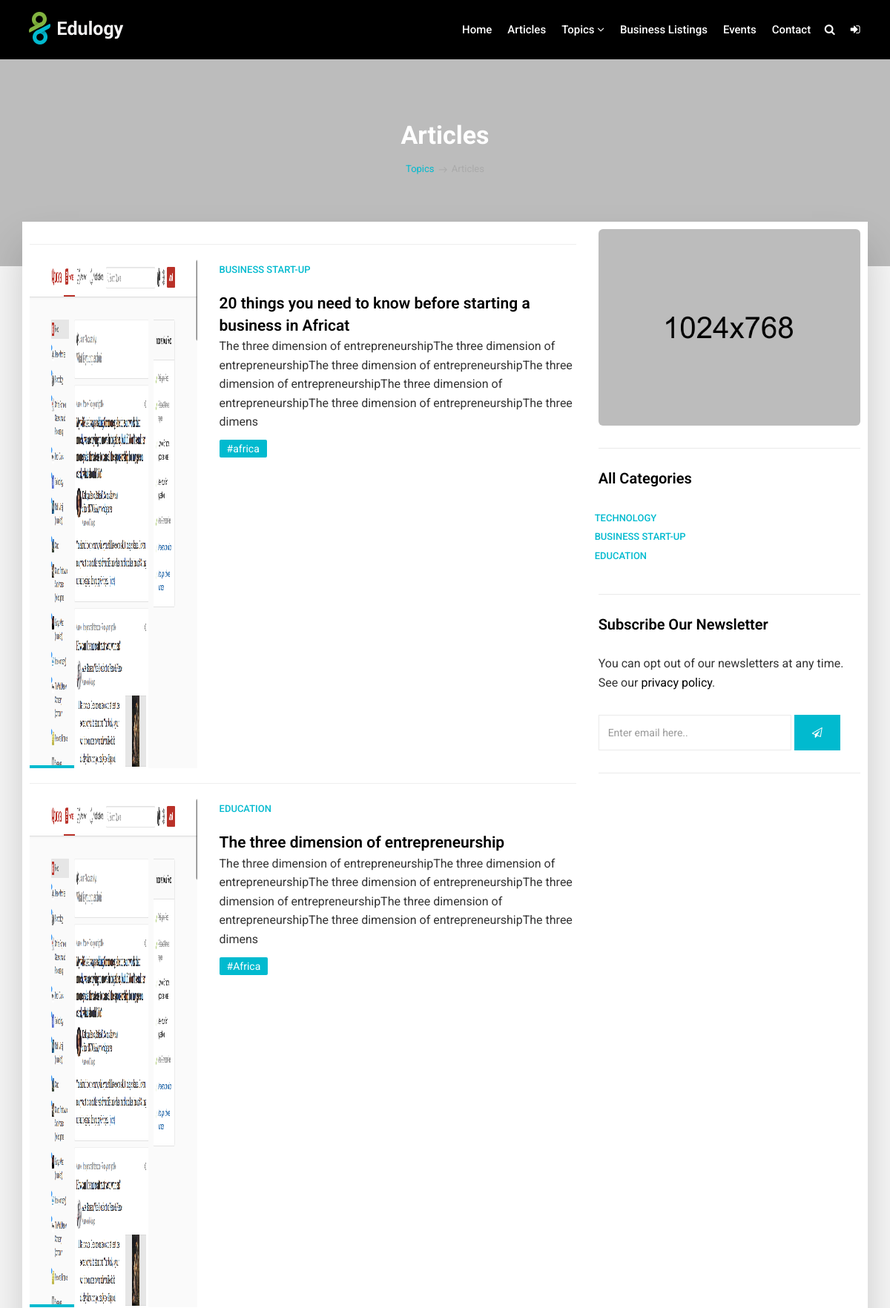
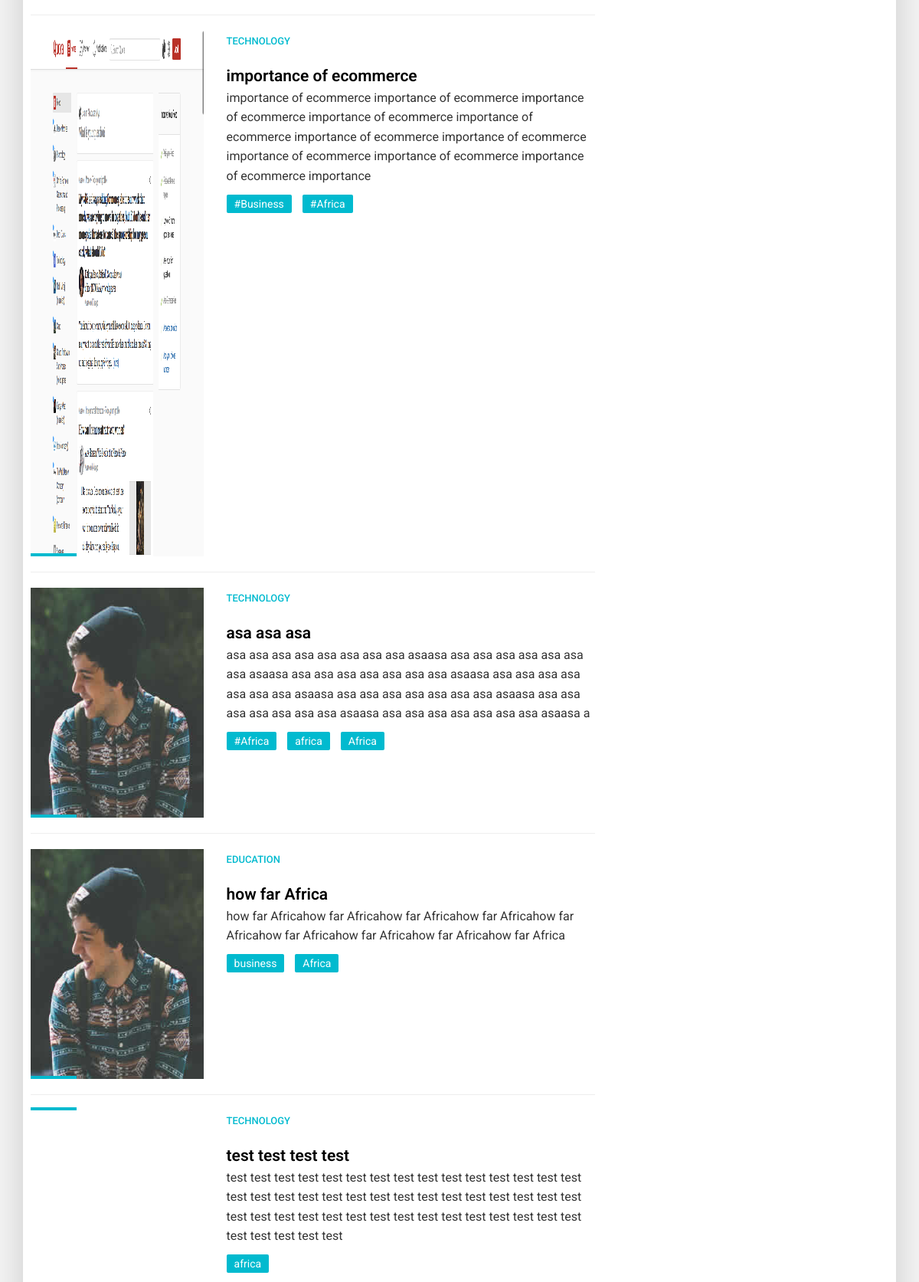
The app's page /articles/ (upper part) with its own data (2 pictures, top to bottom).
### Article/models.py (models this page shows, shortened)
class Article(models.Model):
    popular = models.CharField(max_length=50, blank=True, choices=(('true','True'),('false','False')))
    category = models.ForeignKey(Category,on_delete=models.CASCADE, default=1,)
    preview_image = models.ImageField(upload_to='upload/',blank=True)
    tags = TaggableManager()
    title = models.CharField(max_length=100)
    slug = models.SlugField(max_length=250, unique=True)
    summary = models.TextField(max_length=250, blank=True)
    title_body1 = models.TextField(max_length=1000, blank=True)
    title_body2 = models.TextField(max_length=1000, blank=True)
    title_body3 = models.TextField(max_length=1000, blank=True)
    sub1 = models.CharField(max_length=200, blank=True)
    sub1_child1 = models.CharField(max_length=500, blank=True)
    sub1_child1_body = models.TextField(max_length=1000, blank=True)
    sub1_child1_image = models.ImageField(upload_to='upload',blank=True)
    sub1_child2 = models.CharField(max_length=500, blank=True)
    sub1_child2_body = models.TextField(max_length=1000, blank=True)
    sub1_child2_image = models.ImageField(upload_to='upload', blank=True)
    sub1_child3 = models.CharField(max_length=500, blank=True)
    sub1_child3_body = models.TextField(max_length=1000, blank=True)
    sub1_child3_image = models.ImageField(upload_to='upload', blank=True)
    sub1_child4 = models.CharField(max_length=500, blank=True)
    sub1_child4_body = models.TextField(max_length=1000, blank=True)
    sub1_child4_image = models.ImageField(upload_to='upload', blank=True)
    sub1_child5 = models.CharField(max_length=500, blank=True)
    sub1_child5_body = models.TextField(max_length=1000, blank=True)
    sub1_child5_image = models.ImageField(upload_to='upload', blank=True)
    blockquote1 = models.TextField(max_length=500, blank=True)
    sub2 = models.CharField(max_length=200, blank=True)
    sub2_child1 = models.CharField(max_length=500, blank=True)
    sub2_child1_body = models.TextField(max_length=1000, blank=True)
    sub2_child1_image = models.ImageField(upload_to='upload', blank=True)
    sub2_child2 = models.CharField(max_length=500, blank=True)
    sub2_child2_body = models.TextField(max_length=1000, blank=True)
    sub2_child2_image = models.ImageField(upload_to='upload', blank=True)
    sub2_child3 = models.CharField(max_length=500, blank=True)
    sub2_child3_body = models.TextField(max_length=1000, blank=True)
    sub2_child3_image = models.ImageField(upload_to='upload', blank=True)
    sub2_child4 = models.CharField(max_length=500, blank=True)
    sub2_child4_body = models.TextField(max_length=1000, blank=True)
    sub2_child4_image = models.ImageField(upload_to='upload', blank=True)
    sub2_child5 = models.CharField(max_length=500, blank=True)
    sub2_child5_body = models.TextField(max_length=1000, blank=True)
    sub2_child5_image = models.ImageField(upload_to='upload', blank=True)
    blockquote2 = models.TextField(max_length=500, blank=True)
    sub3 = models.CharField(max_length=200, blank=True)
    sub3_child1 = models.CharField(max_length=500, blank=True)
    sub3_child1_body = models.TextField(max_length=1000, blank=True)
    sub3_child1_image = models.ImageField(upload_to='upload', blank=True)
    sub3_child2 = models.CharField(max_length=500, blank=True)
    sub3_child2_body = models.TextField(max_length=1000, blank=True)
    sub3_child2_image = models.ImageField(upload_to='upload', blank=True)
    sub3_child3 = models.CharField(max_length=500, blank=True)
    sub3_child3_body = models.TextField(max_length=1000, blank=True)
    sub3_child3_image = models.ImageField(upload_to='upload', blank=True)
    sub3_child4 = models.CharField(max_length=500, blank=True)
    sub3_child4_body = models.TextField(max_length=1000, blank=True)
    sub3_child4_image = models.ImageField(upload_to='upload', blank=True)
    sub3_child5 = models.CharField(max_length=500, blank=True)
    sub3_child5_body = models.TextField(max_length=1000, blank=True)
    sub3_child5_image = models.ImageField(upload_to='upload', blank=True)
    blockquote3 = models.TextField(max_length=500, blank=True)
    sub4 = models.CharField(max_length=200, blank=True)
    sub4_child1 = models.CharField(max_length=500, blank=True)
    sub4_child1_body = models.TextField(max_length=1000, blank=True)
    sub4_child1_image = models.ImageField(upload_to='upload', blank=True)
    sub4_child2 = models.CharField(max_length=500, blank=True)
    sub4_child2_body = models.TextField(max_length=1000, blank=True)
    sub4_child2_image = models.ImageField(upload_to='upload', blank=True)
    sub4_child3 = models.CharField(max_length=500, blank=True)
    sub4_child3_body = models.TextField(max_length=1000, blank=True)
    sub4_child3_image = models.ImageField(upload_to='upload', blank=True)
    sub4_child4 = models.CharField(max_length=500, blank=True)
    sub4_child4_body = models.TextField(max_length=1000, blank=True)
    sub4_child4_image = models.ImageField(upload_to='upload', blank=True)
    sub4_child5 = models.CharField(max_length=500, blank=True)
    sub4_child5_body = models.TextField(max_length=1000, blank=True)
    sub4_child5_image = models.ImageField(upload_to='upload', blank=True)
    blockquote4 = models.TextField(max_length=500, blank=True)
    sub5 = models.CharField(max_length=200, blank=True)
    sub5_child1 = models.CharField(max_length=500, blank=True)
    sub5_child1_body = models.TextField(max_length=1000, blank=True)
    sub5_child1_image = models.ImageField(upload_to='upload', blank=True)
    sub5_child2 = models.CharField(max_length=500, blank=True)
    sub5_child2_body = models.TextField(max_length=1000, blank=True)
    sub5_child2_image = models.ImageField(upload_to='upload', blank=True)
    sub5_child3 = models.CharField(max_length=500, blank=True)
    sub5_child3_body = models.TextField(max_length=1000, blank=True)
    sub5_child3_image = models.ImageField(upload_to='upload', blank=True)
    sub5_child4 = models.CharField(max_length=500, blank=True)
    sub5_child4_body = models.TextField(max_length=1000, blank=True)
    sub5_child4_image = models.ImageField(upload_to='upload', blank=True)
    sub5_child5 = models.CharField(max_length=500, blank=True)
    sub5_child5_body = models.TextField(max_length=1000, blank=True)
    sub5_child5_image = models.ImageField(upload_to='upload', blank=True)
    blockquote5 = models.TextField(max_length=500, blank=True)
    pub_date = models.DateTimeField(auto_now_add=True)

class Category(models.Model):
    name = models.CharField(max_length=250, blank=True)
    slug = models.SlugField(max_length=250)
    class Meta:
        ordering =['name']
        verbose_name = 'category'
    def get_absolute_url(self):
        return reverse('category_list', args=[self.slug])
    def __str__(self):
        return self.name

### Article/views.py (the view)
# urls.py: path('articles/',views.Articles_list, name='articles_list'),
def Articles_list(request):
    instance_list= Article.objects.all()
    categories = Category.objects.all()
    paginator = Paginator(instance_list, 10)
    page = request.GET.get('page')
    instance = paginator.get_page(page)
    content ={
        'instance':instance,
        'categories':categories,
    }
    return render(request,'blog/article_list.html',content)

### templates/blog/article_list.html (shortened to what this page needs)
{% extends 'base.html' %}
{% load static %}
{% load thumbnail %}
{% block content %}
        <section class="section db p120" style="background-image:url('{% static 'upload/parallax_01.jpeg' %}');>
            <div class="container">
                <div class="row">
                    <div class="col-md-12">
                        <div class="tagline-message page-title text-center">
                            <h3>Articles</h3>
                            <ul class="breadcrumb">
                                <li><a href="javascript:void(0)">Topics</a></li>
                                <li class="active">Articles </li>
                            </ul>
                        </div>
                    </div>
                </div>
            </div>
        <section class="section gb nopadtop">
            <div class="container">
                <div class="boxed">
                    <div class="row">
                        <div class="col-md-8">
<hr>
                                {% for Article in instance %}
                             <div class="row">
                            <div class="col-md-4 hidden-sm hidden-xs">
                              <div class="image-wrap entry">
                                 {% thumbnail Article.preview_image "250x250" crop="center" as im %}
                                <img src="{{ im.url }}" width="{{ im.width }}" height="{{ im.height }}">
                                {% endthumbnail %}
                              </div>
                            </div>
                            <div class="col-md-8">
                                <div class="blog-wrapper clearfix">
                                            <div class="blog-meta">
                                                <small><a href="{{ Article.category.get_absolute_url }}">{{ Article.category }}</a></small>
                                            </div>
                                            <div class="blog-desc-big">
                                                <h1></h1> <a href="{% url 'detail' Article.slug %}" class="lead">{{ Article.title}}</a></h1>
                                                    <p>
                                                    {{ Article.summary }}
                                                    </p>
                                                {% if Article.tags %}
                        <div class="widget clearfix">
                            <div class="tags-widget">
                                <ul class="list-inline">
                                    {% for tag in Article.tags.all %}
                                    <li><a href="{% url 'tagged' tag.slug%}">{{ tag.name}}</a></li>
                                    {% endfor %}
                                </ul>
                            </div>
                        </div>
                            {% endif %}
                                            </div>
                                        </div>
                            </div>
                               </div><hr>
                               {% endfor %}
                        </div>
                        <div class="sidebar col-md-4">
                            <div class="widget clearfix">
                                <div class="banner-widget">
                                    <img src="upload/banner.jpeg" alt="" class="img-responsive img-rounded">
                                </div>
                            </div>
                           <div class="widget clearfix">
                                <h3 class="widget-title">All Categories</h3>
                                    <ul class="list-inline">
                                        {% for category in categories %}
                                           <div class="blog-meta">
                                               <li> <small><a href="{% url 'category_list' category.slug %}">{{category.name }}</a></small> </li>
                                            </div>
                                        {% endfor %}
                                    </ul>
                            </div>
                            <div class="widget clearfix">
                                <h3 class="widget-title">Subscribe Our Newsletter</h3>
                                <div class="newsletter-widget">
                                    <p>You can opt out of our newsletters at any time. See our <a href="#">privacy policy</a>.</p>
                                    <form class="form-inline" role="search">
                                        <div class="form-1">
                                            <input type="text" class="form-control" placeholder="Enter email here..">
                                            <button type="submit" class="btn btn-primary"><i class="fa fa-paper-plane-o"></i></button>
                                        </div>
                                    </form>
                                </div>
                            </div>
                        </div>
                    </div>
                </div>
            </div>
        </section>
{% endblock %}

### static/style.css (style rules this page uses)
body { line-height: 1.6; font-size: 16px; }
body, p, li, a { font-family: 'Roboto', sans-serif; }
.course-details h4 a, .readmore, .testimonial strong, h1, h2, h3, h4, h5, h6 { color: #000; }
h1, h2, h3, h4, h5, h6 { line-height: 1.5; }
.cop-logo img, a { color: #000; text-decoration: none !important; -webkit-transition: all ease 0.3s; -moz-transition: all ease 0.3s; transition: all ease 0.3s; }
.page-title h3 { margin-bottom: 10px !important; }
.breadcrumb { background-color: transparent; border-radius: 0; color: #aaa; font-size: 13px; list-style: outside none none; margin-bottom: 0; padding: 0; }
.breadcrumb>li a, .breadcrumb>li+li::before, .breadcrumb>.active { color: #aaa; }
.breadcrumb>li+li::before { content: "\f107"; vertical-align: middle; padding-left: 5px; font-family: "Flaticon"; font-size: 11px; padding: 0 6px 0 3px; }
.tags-widget a { color: #ffffff !important; padding: 4px 10px; border-radius: 2px; font-size: 14px; }
.boxed { box-shadow: 0 30px 50px 0 rgba(1, 1, 1, 0.18); padding: 1rem 1rem 1rem; background-color: #ffffff; margin-top: -60px; }
.section { background-color: #ffffff; padding: 8rem 0; position: relative; display: block; }
.section.gb { background-color: #f6f6f6; }
.section.db { background-color: #000000; }
.nopadtop { padding-top: 0 !important; }
.entry { position: relative; }
.sidebar .widget { margin-bottom: 30px; padding-bottom: 30px; border-bottom: 1px solid #eaeaea; }
.sidebar .widget-title { font-weight: 600; color: #000000; }
.sidebar .widget .form-control { margin-bottom: 10px; border-radius: 0; border-color: #eaeaea; height: 45px; box-shadow: none; color: #b9b9b9; }
.sidebar .newsletter-widget .form-control { min-width: 260px; margin-bottom: 0; height: 48px; }
.blog-meta small, .blog-meta .list-inline li, .blog-meta .list-inline li a { font-size: 13px; font-weight: 500; text-transform: uppercase; color: #000; }
.blog-desc-big .lead { color: #000000; font-weight: 600; }
.image-wrap img { width: 100%; }
.image-wrap:after { content: ""; width: 60px; height: 4px; position: absolute; bottom: 0; left: 0; background-color: #111; right: 0; }
.p120 { padding-bottom: 120px !important; }
.tagline-message h3 { padding: 0; font-size: 34px; margin: 0; color: #ffffff; font-weight: bold; }
.widget-title { color: #ffffff; font-size: 20px; padding: 0 0 30px; margin: 0; line-height: 1; }
.newsletter-widget .form-control { border-radius: 0; font-size: 14px; box-shadow: none !important; height: 48px; background: transparent; border: 1px solid rgba(255, 255, 255, 0.2); min-width: 280px; }
.newsletter-widget p { margin-bottom: 30px; }
.newsletter-widget .btn { padding-left: 23px; padding-right: 23px; }
.btn { border-radius: 0; font-size: 14px; border: 1px solid #fff; font-weight: bold; color: #ffffff !important; padding: 13px 40px; text-transform: capitalize; }
.shop-desc small, .shop-meta a, .authorbox small, blockquote:before, blockquote:after, .blog-meta small a, .small-box i, .copyrights ul li:hover a, .footer .readmore, .breadcrumb>li a, .yamm h4, .yamm-content li:hover a, .yamm .hassubmenu li:hover a, .check li:before, .stat-count h3, .blog-desc h4:hover a, .post-meta li:after, .course-box small, .course-details h4:hover a, .course-footer i, a:hover, a:focus, .box i, .topbar .text-left i { color: #01bacf; }
.cb, .box .event-desc small, .pagination a, .pagination>.active>a, .pagination>.active>a:focus, .pagination>.active>a:hover, .pagination>.active>span, .pagination>.active>span:focus, .pagination>.active>span:hover, .tags-widget a, .owl-theme-01 .owl-nav [class*="owl-"]:hover, .yamm .dropdown-menu li:hover .menu-button, .yamm .dropdown-menu li .menu-button, mark, .bgcolor1, .image-wrap:before, .image-wrap:after, .btn-primary { border-color: #01bacf; background-color: #01bacf; box-shadow: inset 0 0 0 0 #00a8bd; -webkit-transition: all ease 0.5s; -moz-transition: all ease 0.5s; transition: all ease 0.5s; }

### records on screen
Article: category "BUSINESS START-UP", title "20 things you need to know before starting a business in Africat", summary "The three dimension of entrepreneurshipThe three dimension of entrepreneurshipThe three dimension of entrepreneurshipThe three dimension of entrepreneurshipThe three dimension of entrepreneurshipThe three dimension of entrepreneurshipThe three dimens"
Tag: name "#africa"
Article: category "EDUCATION", title "The three dimension of entrepreneurship", summary "The three dimension of entrepreneurshipThe three dimension of entrepreneurshipThe three dimension of entrepreneurshipThe three dimension of entrepreneurshipThe three dimension of entrepreneurshipThe three dimension of entrepreneurshipThe three dimens"
Tag: name "#Africa"
Article: category "TECHNOLOGY", title "importance of ecommerce", summary "importance of ecommerce importance of ecommerce importance of ecommerce importance of ecommerce importance of ecommerce importance of ecommerce importance of ecommerce importance of ecommerce importance of ecommerce importance of ecommerce importance"
Tag: name "#Business"
Article: category "TECHNOLOGY", title "asa asa asa", summary "asa asa asa asa asa asa asa asa asaasa asa asa asa asa asa asa asa asaasa asa asa asa asa asa asa asa asaasa asa asa asa asa asa asa asa asaasa asa asa asa asa asa asa asa asaasa asa asa asa asa asa asa asa asaasa asa asa asa asa asa asa asa asaasa a"
Tag: name "africa"
Tag: name "Africa"
Article: category "EDUCATION", title "how far Africa", summary "how far Africahow far Africahow far Africahow far Africahow far Africahow far Africahow far Africahow far Africahow far Africa"
Tag: name "business"
Article: category "TECHNOLOGY", title "test test test test", summary "test test test test test test test test test test test test test test test test test test test test test test test test test test test test test test test test test test test test test test test test test test test test test test test test test test"
Category: name "TECHNOLOGY"
Category: name "BUSINESS START-UP"
Category: name "EDUCATION"
